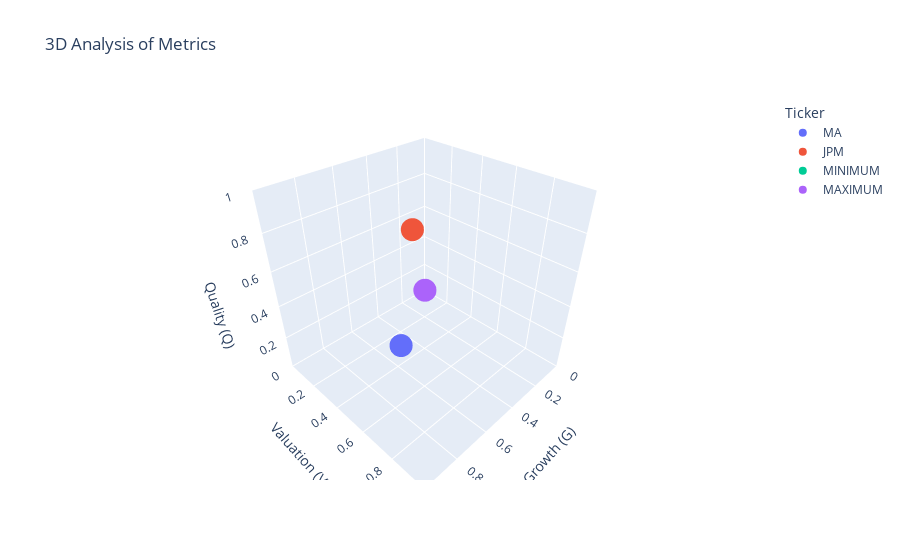

This figure's notebook cell:
### Code cell
plot_3d(df = df)

### Figure 1 — Plotly figure (JSON) as saved in the notebook; plotly's stock layout.template omitted (floating-point values rounded to 4 significant figures)
{"data": [{"customdata": [["MA"]], "hovertemplate": "Ticker=%{customdata[0]}<br>G_avg=%{x}<br>V_avg=%{y}<br>Q_avg=%{z}<extra></extra>", "legendgroup": "MA", "marker": {"color": "#636efa", "symbol": "circle"}, "mode": "markers", "name": "MA", "scene": "scene", "showlegend": true, "type": "scatter3d", "x": [0.9691], "y": [0.8524], "z": [0.6761]}, {"customdata": [["JPM"]], "hovertemplate": "Ticker=%{customdata[0]}<br>G_avg=%{x}<br>V_avg=%{y}<br>Q_avg=%{z}<extra></extra>", "legendgroup": "JPM", "marker": {"color": "#EF553B", "symbol": "circle"}, "mode": "markers", "name": "JPM", "scene": "scene", "showlegend": true, "type": "scatter3d", "x": [0.6012], "y": [0.5287], "z": [0.8686]}, {"customdata": [["MINIMUM"]], "hovertemplate": "Ticker=%{customdata[0]}<br>G_avg=%{x}<br>V_avg=%{y}<br>Q_avg=%{z}<extra></extra>", "legendgroup": "MINIMUM", "marker": {"color": "#00cc96", "symbol": "circle"}, "mode": "markers", "name": "MINIMUM", "scene": "scene", "showlegend": true, "type": "scatter3d", "x": [0], "y": [0], "z": [0]}, {"customdata": [["MAXIMUM"]], "hovertemplate": "Ticker=%{customdata[0]}<br>G_avg=%{x}<br>V_avg=%{y}<br>Q_avg=%{z}<extra></extra>", "legendgroup": "MAXIMUM", "marker": {"color": "#ab63fa", "symbol": "circle"}, "mode": "markers", "name": "MAXIMUM", "scene": "scene", "showlegend": true, "type": "scatter3d", "x": [1], "y": [1], "z": [1]}], "layout": {"legend": {"title": {"text": "Ticker"}, "tracegroupgap": 0}, "scene": {"domain": {"x": [0, 1], "y": [0, 1]}, "xaxis": {"range": [0, 1], "title": {"text": "Growth (G)"}}, "yaxis": {"range": [0, 1], "title": {"text": "Valuation (V)"}}, "zaxis": {"range": [0, 1], "title": {"text": "Quality (Q)"}}}, "title": {"text": "3D Analysis of Metrics"}}}
